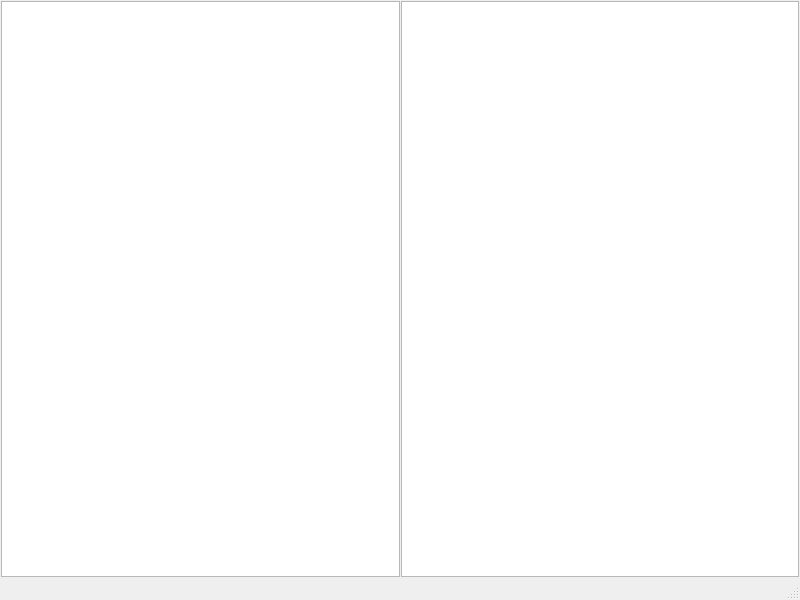
<?xml version="1.0" encoding="UTF-8"?>
<ui version="4.0">
 <class>MainWindow</class>
 <widget class="QMainWindow" name="MainWindow">
  <property name="geometry">
   <rect>
    <x>0</x>
    <y>0</y>
    <width>800</width>
    <height>600</height>
   </rect>
  </property>
  <property name="windowTitle">
   <string>Анализатор использования дисков</string>
  </property>
  <widget class="QWidget" name="centralwidget">
   <layout class="QHBoxLayout" name="horizontalLayout">
    <property name="spacing">
     <number>1</number>
    </property>
    <property name="sizeConstraint">
     <enum>QLayout::SetDefaultConstraint</enum>
    </property>
    <property name="leftMargin">
     <number>1</number>
    </property>
    <property name="topMargin">
     <number>1</number>
    </property>
    <property name="rightMargin">
     <number>1</number>
    </property>
    <property name="bottomMargin">
     <number>1</number>
    </property>
    <item>
     <widget class="QTreeView" name="treeView">
      <property name="autoFillBackground">
       <bool>true</bool>
      </property>
     </widget>
    </item>
    <item>
     <widget class="QGraphicsView" name="graphicsView">
      <property name="enabled">
       <bool>true</bool>
      </property>
      <property name="autoFillBackground">
       <bool>true</bool>
      </property>
     </widget>
    </item>
   </layout>
  </widget>
  <widget class="QStatusBar" name="statusbar"/>
 </widget>
 <resources/>
 <connections/>
</ui>
